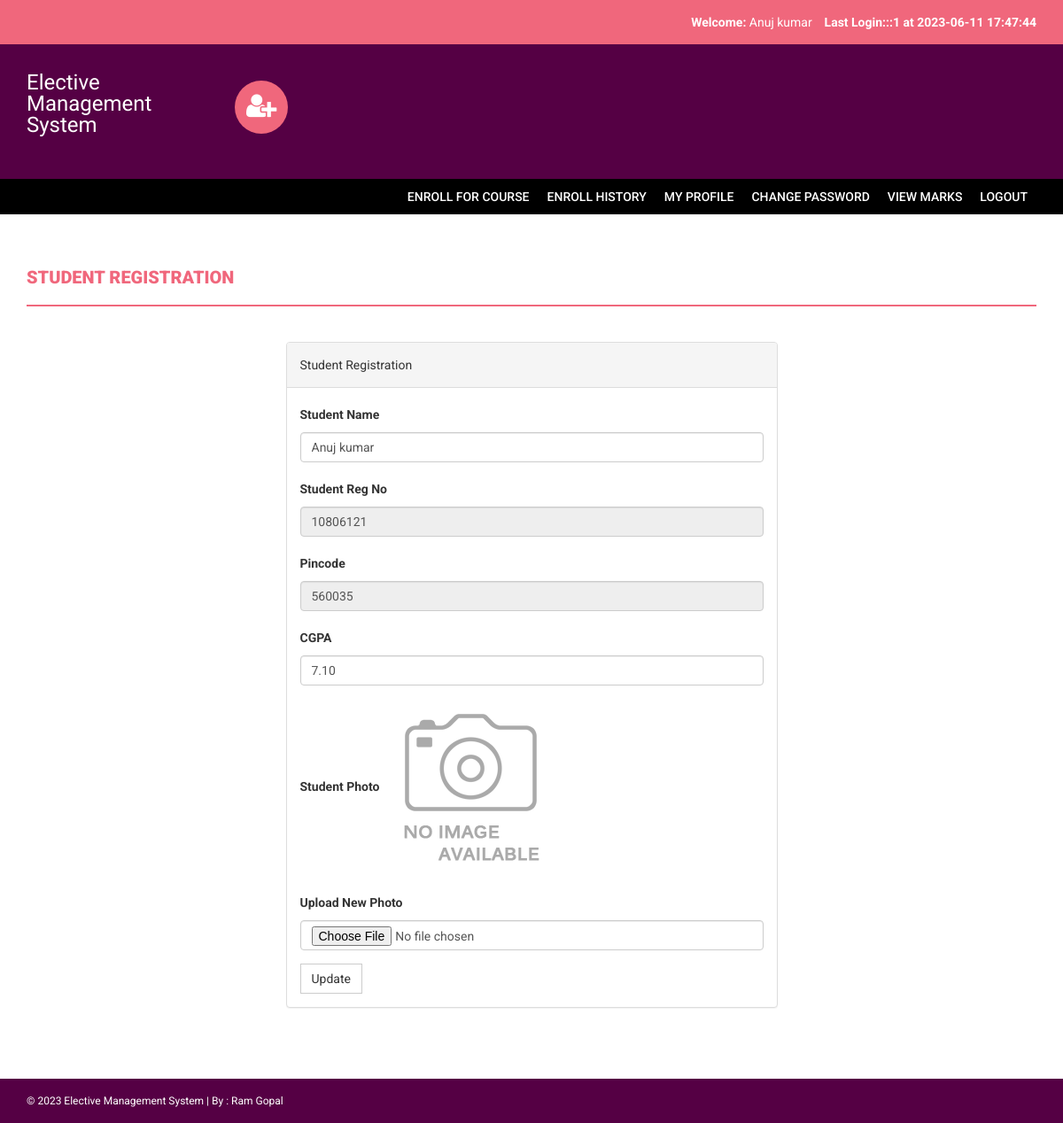
The page /s/my-profile.php (signed in) on the database its author committed.
### tables this page shows
CREATE TABLE `students` (
  `StudentRegno` varchar(255) NOT NULL,
  `studentPhoto` varchar(255) DEFAULT NULL,
  `password` varchar(255) DEFAULT NULL,
  `studentName` varchar(255) DEFAULT NULL,
  `pincode` varchar(255) DEFAULT NULL,
  `session` varchar(255) DEFAULT NULL,
  `department` varchar(255) DEFAULT NULL,
  `semester` varchar(255) DEFAULT NULL,
  `cgpa` decimal(10,2) DEFAULT NULL,
  `creationdate` timestamp NULL DEFAULT current_timestamp(),
  `updationDate` varchar(255) DEFAULT NULL,
  `mail` varchar(255) DEFAULT NULL,
  `phnumber` varchar(20) DEFAULT NULL
);

### s/my-profile.php (the view, shortened to what this page needs)
<?php
include('includes/config.php');
if(strlen($_SESSION['login'])==0)
    {
header('location:index.php');
}
else{
?>
<!DOCTYPE html>
<html xmlns="http://www.w3.org/1999/xhtml">
<head>
    <link href="assets/css/bootstrap.css" rel="stylesheet" />
    <link href="assets/css/font-awesome.css" rel="stylesheet" />
    <link href="assets/css/style.css" rel="stylesheet" />
</head>
<body>
<?php include('includes/header.php');?>
<?php if($_SESSION['login']!="")
{
 include('includes/menubar.php');
}
 ?>
    <div class="content-wrapper">
        <div class="container">
              <div class="row">
                    <div class="col-md-12">
                        <h1 class="page-head-line">Student Registration  </h1>
                    </div>
                </div>
                <div class="row" >
                  <div class="col-md-3"></div>
                    <div class="col-md-6">
                        <div class="panel panel-default">
                        <div class="panel-heading">
                          Student Registration
                        </div>
<?php $sql=mysqli_query($con,"select * from students where StudentRegno='".$_SESSION['login']."'");
while($row=mysqli_fetch_array($sql))
{ ?>
                        <div class="panel-body">
                       <form name="dept" method="post" enctype="multipart/form-data">
   <div class="form-group">
    <label for="studentname">Student Name  </label>
    <input type="text" class="form-control" id="studentname" name="studentname" value="<?php echo htmlentities($row['studentName']);?>"  />
  </div>
 <div class="form-group">
    <label for="studentregno">Student Reg No   </label>
    <input type="text" class="form-control" id="studentregno" name="studentregno" value="<?php echo htmlentities($row['StudentRegno']);?>"  placeholder="Student Reg no" readonly />
  </div>
<div class="form-group">
    <label for="Pincode">Pincode  </label>
    <input type="text" class="form-control" id="Pincode" name="Pincode" readonly value="<?php echo htmlentities($row['pincode']);?>" required />
  </div>
<div class="form-group">
    <label for="CGPA">CGPA  </label>
    <input type="text" class="form-control" id="cgpa" name="cgpa"  value="<?php echo htmlentities($row['cgpa']);?>" required />
  </div>
<div class="form-group">
    <label for="Pincode">Student Photo  </label>
   <?php if($row['studentPhoto']==""){ ?>
   <img src="studentphoto/noimage.png" width="200" height="200"><?php } else {?>
   <img src="studentphoto/<?php echo htmlentities($row['studentPhoto']);?>" width="200" height="200">
   <?php } ?>
  </div>
<div class="form-group">
    <label for="Pincode">Upload New Photo  </label>
    <input type="file" class="form-control" id="photo" name="photo"  value="<?php echo htmlentities($row['studentPhoto']);?>" />
  </div>
  <?php } ?>
 <button type="submit" name="submit" id="submit" class="btn btn-default">Update</button>
</form>
                            </div>
                            </div>
                    </div>
                </div>
            </div>
        </div>
  <?php include('includes/footer.php');?>
</body>
</html>
<?php } ?>

### s/includes/header.php (shortened to what this page needs)
<?php
include("includes/config.php");
?>
<?php if($_SESSION['login']!="")
{?>
<header>
        <div class="container">
            <div class="row">
                <div class="col-md-12">
                    <strong>Welcome: </strong><?php echo htmlentities($_SESSION['sname']);?>
                    <strong>Last Login:<?php
        $ret=mysqli_query($con,"SELECT  * from userlog where studentRegno='".$_SESSION['login']."' order by id desc limit 1,1");
                    $row=mysqli_fetch_array($ret);
                    echo $row['userip']; ?> at <?php echo $row['loginTime'];?></strong>
                </div>
            </div>
        </div>
    </header>
    <?php } ?>
    <div class="navbar navbar-inverse set-radius-zero">
        <div class="container">
            <div class="navbar-header">
                <a class="navbar-brand" href="#" style="color:#fff; font-size:24px;4px; line-height:24px; ">
                   Elective Management System
                </a>
            </div>
            <div class="left-div">
                <i class="fa fa-user-plus login-icon" ></i>
        </div>
            </div>
        </div>

### s/assets/css/style.css (style rules this page uses)
body { font-family: 'Roboto', sans-serif; line-height: 30px; }
.set-radius-zero { border-radius: 0px; -moz-border-radius: 0px; -webkit-border-radius: 0px; }
.content-wrapper { margin-top: 40px; min-height: 600px; padding-bottom: 60px; }
.page-head-line { font-weight: 900; padding-bottom: 20px; border-bottom: 2px solid #F0677C; text-transform: uppercase; color: #F0677C; font-size: 20px; margin-bottom: 40px; }
.btn { border-radius: 0px; -webkit-border-radius: 0px; -moz-border-radius: 0px; }
.login-icon { height: 60px; width: 60px; padding: 13px; border-radius: 50%; font-size: 30px; margin-bottom: 20px; color: #fff; text-align: center; cursor:pointer; background-color:#F0677C; -webkit-border-radius:50%; -moz-border-radius:50%; }
header { background-color: #F0677C; color: #fff; padding: 10px; text-align: right; }
.left-div { padding-left: 30px; margin-top: 40px; margin-bottom: 30px; }
.navbar-brand { width: 250px; padding-top: 30px; }
.navbar-inverse { background-color: #550044; border-color: transparent; }
.navbar { margin-bottom: 0px; }

### rows shown on the page
students: studentname "Anuj kumar", studentregno "10806121", Pincode "560035", cgpa "7.10"

### other values the page prints
$_SESSION['sname'] "Anuj kumar"
$row['userip'] "::1"
$row['loginTime'] "2023-06-11 17:47:44"
